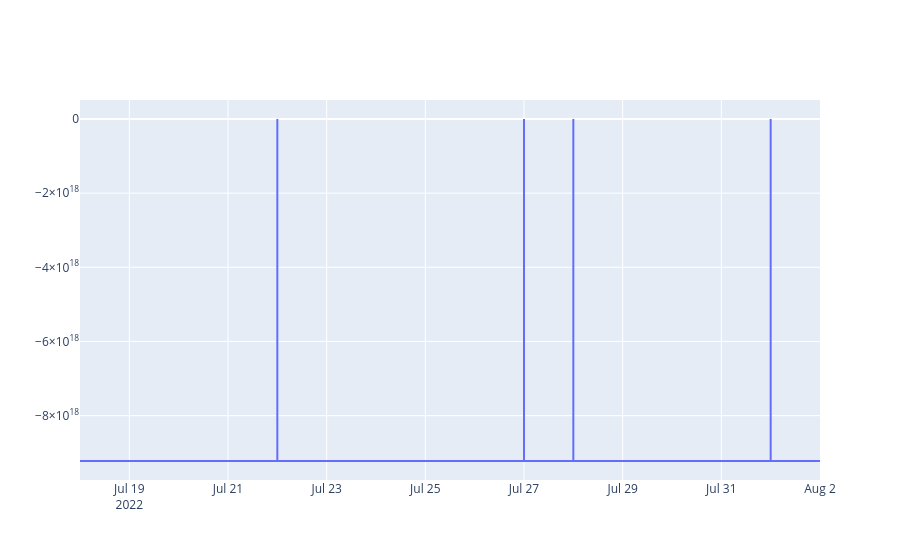

Source (notebook cell):
### Code cell
import plotly.graph_objects as go

fig = go.Figure([go.Scatter(x=df['ds'], y=df['y'])])
fig.show()

### Figure 1 — Plotly figure (JSON) as saved in the notebook; plotly's stock layout.template omitted (floating-point values rounded to 4 significant figures; data arrays with more than 128 entries replaced by an {"elided": "..."} marker saying what was removed)
{"data": [{"type": "scatter", "x": {"elided": "366 str values"}, "y": {"elided": "366 int values"}}], "layout": {}}
